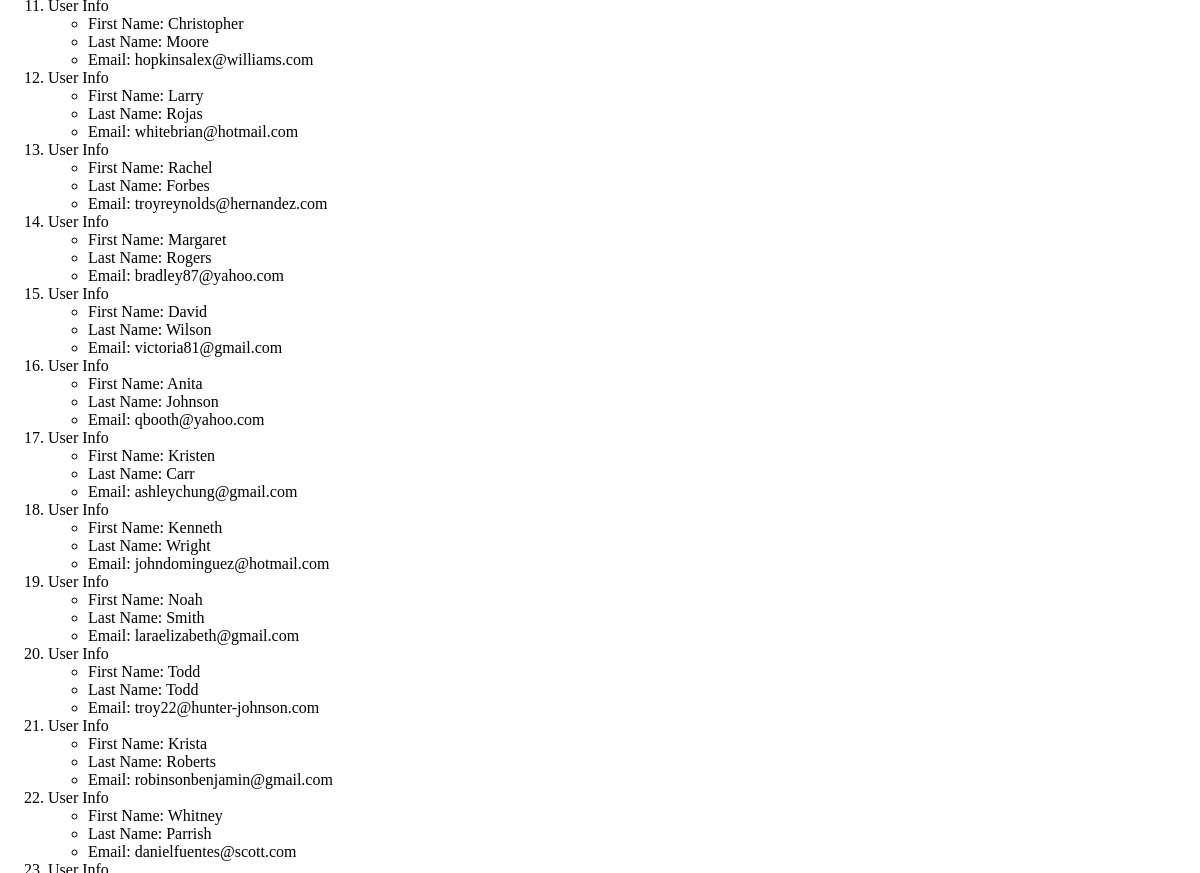
The app's page /users/ (middle part), older data.
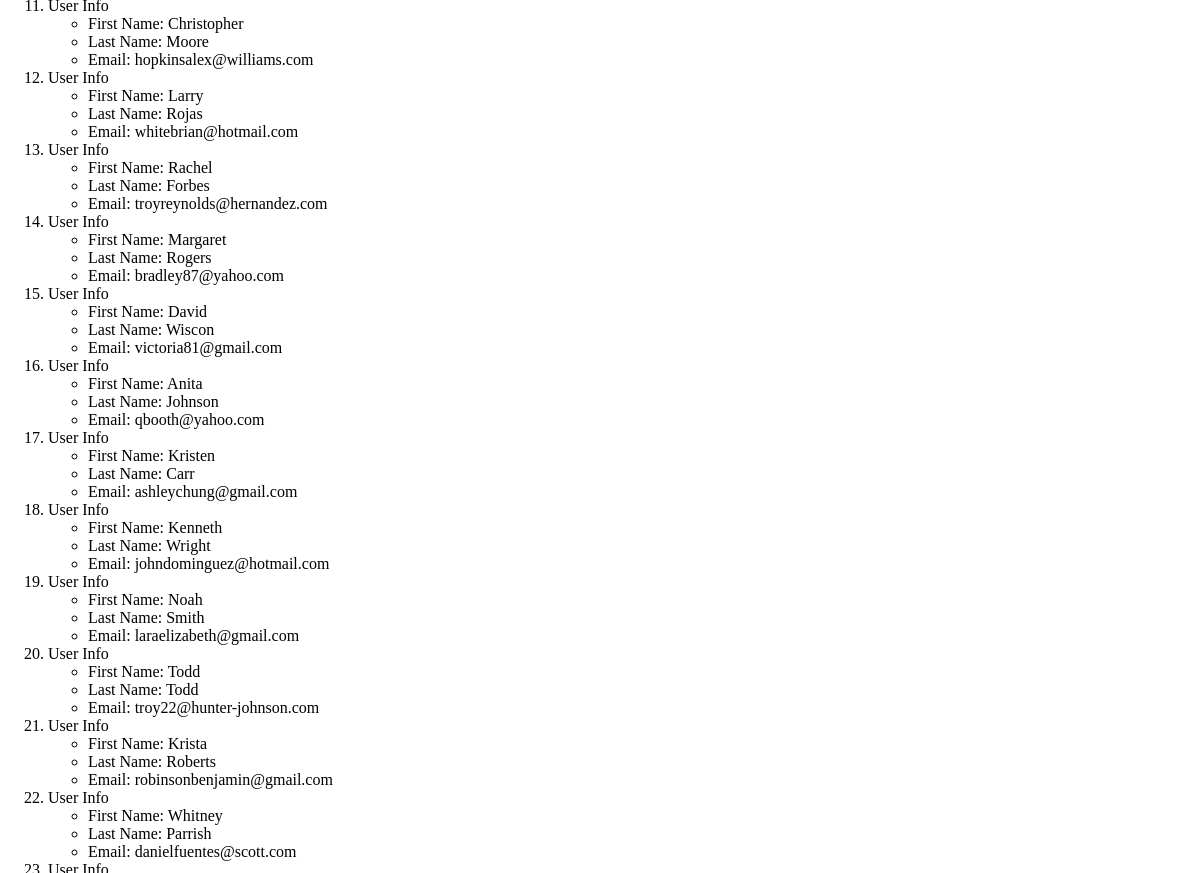
The same page, newer data.
### AppTwo/models.py (models this page shows, shortened)
class User(models.Model):
    first_name = models.CharField(max_length=50)
    last_name = models.CharField(max_length=50)
    email = models.CharField(max_length=50, unique=True)

### AppTwo/views.py (the view)
# urls.py: path('users/', views.user, name="users")
def user(request):
    user_info = User.objects.all()
    user_dict = {'user_data': user_info}
    return render(request, 'AppTwo/user.html', context=user_dict)

### templates/AppTwo/user.html (shortened to what this page needs)
<!DOCTYPE html>
{% load static %}
<html lang="en">
<head>
    <link rel="stylesheet" href="{% static 'css/master.css' %}">
</head>
<body>
    <div>
        {% if user_data %}
        <ol>
            {% for user in user_data %}
            <li>User Info</li>
            <ul>
                <li>First Name: {{user.first_name}}</li>
                <li>Last Name: {{user.last_name}}</li>
                <li>Email: {{user.email}}</li>
            </ul>
            {% endfor %}
        </ol>
        {% else %}
        <p>No records found</p>
        {% endif %}
    </div>
</body>
</html>

Row changes from the older to the newer data that the page shows:
changed User "David": last_name "Wilson" → "Wiscon"
